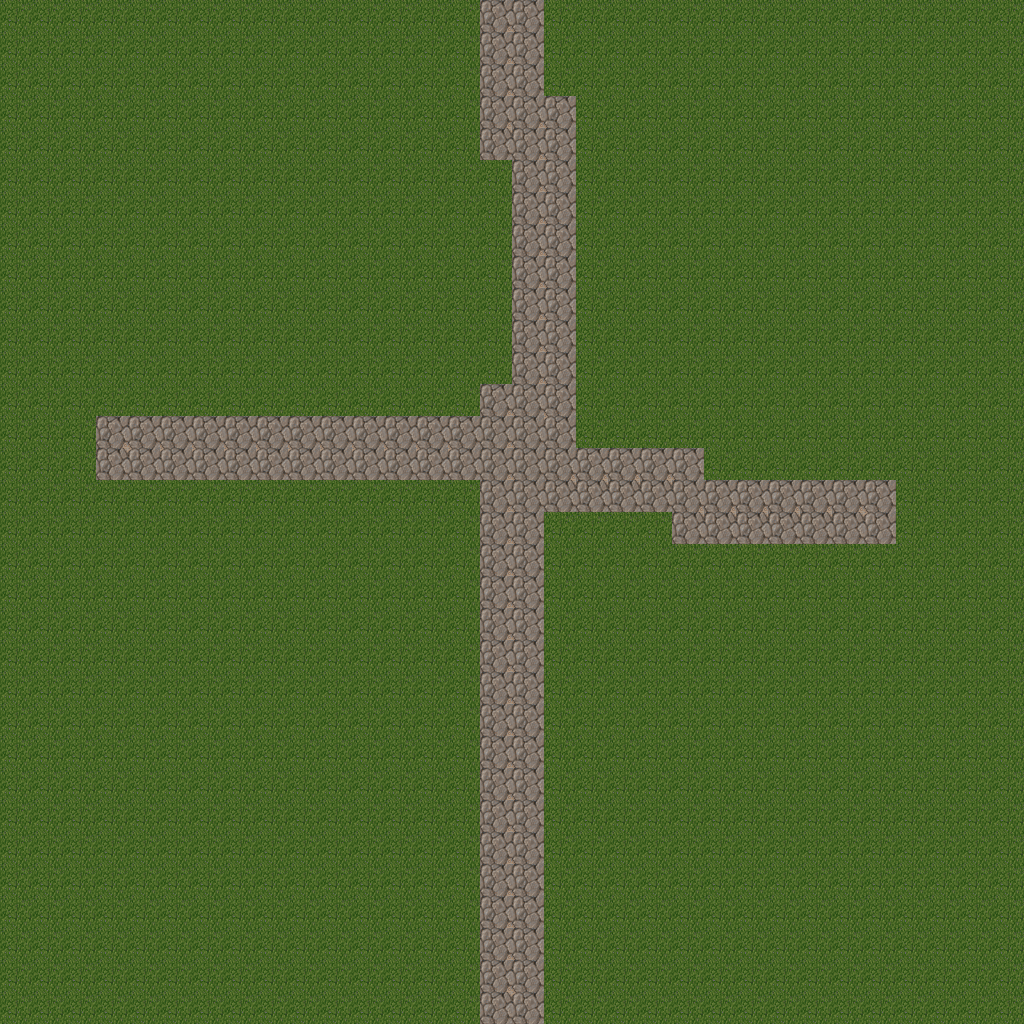

The image is a tile-based game level rendered from a .tmx file. Its description and complete source (layers, tilesets, objects, tile grids) follow:
An orthogonal 32x32 tile map with 32x32 px tiles, 1 tile layer (Tile Layer 1) and 2 objects (worldBorder, cameraBorder).

<map version="1.10" tiledversion="1.10.2" orientation="orthogonal" renderorder="right-down" width="32" height="32" tilewidth="32" tileheight="32" infinite="0" nextlayerid="6" nextobjectid="10">
 <tileset firstgid="1" source="tileset.tsx" />
 <layer id="1" name="Tile Layer 1" width="32" height="32">
  <data encoding="csv">
79,79,79,79,79,79,79,79,79,79,79,79,79,79,79,184,185,79,79,79,79,79,79,79,79,79,79,79,79,79,79,79,
79,79,79,79,79,79,79,79,79,79,79,79,79,79,79,184,185,79,79,79,79,79,79,79,79,79,79,79,79,79,79,79,
79,79,79,79,79,79,79,79,79,79,79,79,79,79,79,184,185,79,79,79,79,79,79,79,79,79,79,79,79,79,79,79,
79,79,79,79,79,79,79,79,79,79,79,79,79,79,79,184,184,185,79,79,79,79,79,79,79,79,79,79,79,79,79,79,
79,79,79,79,79,79,79,79,79,79,79,79,79,79,79,200,184,185,79,79,79,79,79,79,79,79,79,79,79,79,79,79,
79,79,79,79,79,79,79,79,79,79,79,79,79,79,79,79,184,185,79,79,79,79,79,79,79,79,79,79,79,79,79,79,
79,79,79,79,79,79,79,79,79,79,79,79,79,79,79,79,184,185,79,79,79,79,79,79,79,79,79,79,79,79,79,79,
79,79,79,79,79,79,79,79,79,79,79,79,79,79,79,79,184,185,79,79,79,79,79,79,79,79,79,79,79,79,79,79,
79,79,79,79,79,79,79,79,79,79,79,79,79,79,79,79,184,185,79,79,79,79,79,79,79,79,79,79,79,79,79,79,
79,79,79,79,79,79,79,79,79,79,79,79,79,79,79,79,184,185,79,79,79,79,79,79,79,79,79,79,79,79,79,79,
79,79,79,79,79,79,79,79,79,79,79,79,79,79,79,79,184,185,79,79,79,79,79,79,79,79,79,79,79,79,79,79,
79,79,79,79,79,79,79,79,79,79,79,79,79,79,79,79,184,185,79,79,79,79,79,79,79,79,79,79,79,79,79,79,
79,79,79,79,79,79,79,79,79,79,79,79,79,79,79,184,185,185,79,79,79,79,79,79,79,79,79,79,79,79,79,79,
79,79,79,184,185,185,185,185,185,185,185,185,185,185,185,184,185,201,79,79,79,79,79,79,79,79,79,79,79,79,79,79,
79,79,79,200,201,201,201,201,201,201,201,201,201,201,201,184,185,184,184,184,184,185,79,79,79,79,79,79,79,79,79,79,
79,79,79,79,79,79,79,79,79,79,79,79,79,79,79,184,185,200,200,200,200,184,184,184,184,184,184,185,79,79,79,79,
79,79,79,79,79,79,79,79,79,79,79,79,79,79,79,184,185,79,79,79,79,200,200,200,200,200,200,201,79,79,79,79,
79,79,79,79,79,79,79,79,79,79,79,79,79,79,79,184,185,79,79,79,79,79,79,79,79,79,79,79,79,79,79,79,
79,79,79,79,79,79,79,79,79,79,79,79,79,79,79,184,185,79,79,79,79,79,79,79,79,79,79,79,79,79,79,79,
79,79,79,79,79,79,79,79,79,79,79,79,79,79,79,184,185,79,79,79,79,79,79,79,79,79,79,79,79,79,79,79,
79,79,79,79,79,79,79,79,79,79,79,79,79,79,79,184,185,79,79,79,79,79,79,79,79,79,79,79,79,79,79,79,
79,79,79,79,79,79,79,79,79,79,79,79,79,79,79,184,185,79,79,79,79,79,79,79,79,79,79,79,79,79,79,79,
79,79,79,79,79,79,79,79,79,79,79,79,79,79,79,184,185,79,79,79,79,79,79,79,79,79,79,79,79,79,79,79,
79,79,79,79,79,79,79,79,79,79,79,79,79,79,79,184,185,79,79,79,79,79,79,79,79,79,79,79,79,79,79,79,
79,79,79,79,79,79,79,79,79,79,79,79,79,79,79,184,185,79,79,79,79,79,79,79,79,79,79,79,79,79,79,79,
79,79,79,79,79,79,79,79,79,79,79,79,79,79,79,184,185,79,79,79,79,79,79,79,79,79,79,79,79,79,79,79,
79,79,79,79,79,79,79,79,79,79,79,79,79,79,79,184,185,79,79,79,79,79,79,79,79,79,79,79,79,79,79,79,
79,79,79,79,79,79,79,79,79,79,79,79,79,79,79,184,185,79,79,79,79,79,79,79,79,79,79,79,79,79,79,79,
79,79,79,79,79,79,79,79,79,79,79,79,79,79,79,184,185,79,79,79,79,79,79,79,79,79,79,79,79,79,79,79,
79,79,79,79,79,79,79,79,79,79,79,79,79,79,79,184,185,79,79,79,79,79,79,79,79,79,79,79,79,79,79,79,
79,79,79,79,79,79,79,79,79,79,79,79,79,79,79,184,185,79,79,79,79,79,79,79,79,79,79,79,79,79,79,79,
79,79,79,79,79,79,79,79,79,79,79,79,79,79,79,200,201,79,79,79,79,79,79,79,79,79,79,79,79,79,79,79
</data>
 </layer>
 <objectgroup id="2" name="collisionLayer">
  <object id="9" name="worldBorder" x="64" y="64" width="896" height="896" />
 </objectgroup>
 <objectgroup id="3" name="cameraLayer">
  <object id="8" name="cameraBorder" x="0" y="0" width="1024" height="1024" />
 </objectgroup>
</map>
